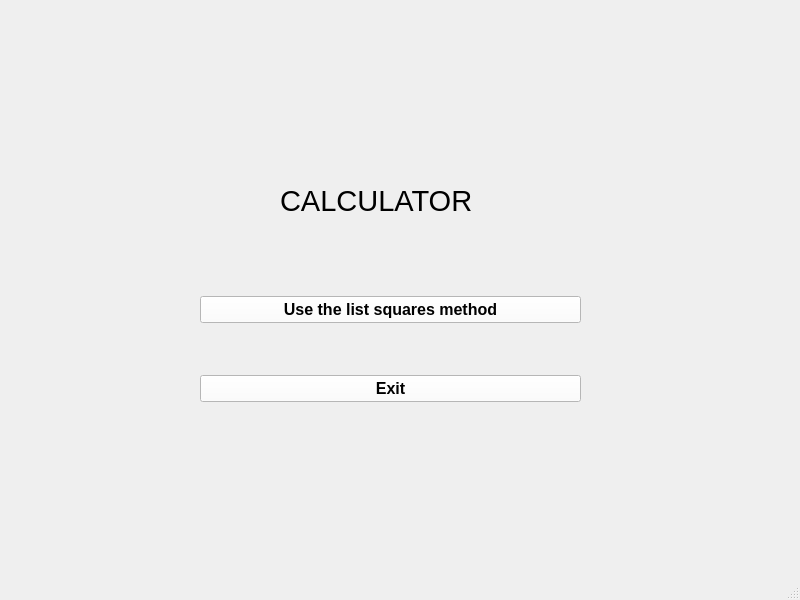
<?xml version="1.0" encoding="UTF-8"?>
<ui version="4.0">
 <class>MainWindow</class>
 <widget class="QMainWindow" name="MainWindow">
  <property name="geometry">
   <rect>
    <x>0</x>
    <y>0</y>
    <width>800</width>
    <height>600</height>
   </rect>
  </property>
  <property name="windowTitle">
   <string>MainWindow</string>
  </property>
  <widget class="QWidget" name="centralwidget">
   <widget class="QLabel" name="label">
    <property name="geometry">
     <rect>
      <x>280</x>
      <y>170</y>
      <width>231</width>
      <height>61</height>
     </rect>
    </property>
    <property name="font">
     <font>
      <pointsize>22</pointsize>
      <fontweight>DemiBold</fontweight>
     </font>
    </property>
    <property name="text">
     <string>CALCULATOR</string>
    </property>
   </widget>
   <widget class="QWidget" name="verticalLayoutWidget">
    <property name="geometry">
     <rect>
      <x>200</x>
      <y>250</y>
      <width>381</width>
      <height>199</height>
     </rect>
    </property>
    <layout class="QVBoxLayout" name="verticalLayout">
     <property name="sizeConstraint">
      <enum>QLayout::SizeConstraint::SetNoConstraint</enum>
     </property>
     <item>
      <widget class="QPushButton" name="errorButton">
       <property name="font">
        <font>
         <pointsize>12</pointsize>
         <italic>false</italic>
         <bold>true</bold>
        </font>
       </property>
       <property name="styleSheet">
        <string notr="true">background-color: white;
color: black;</string>
       </property>
       <property name="text">
        <string>Use the list squares method</string>
       </property>
       <property name="default">
        <bool>false</bool>
       </property>
       <property name="flat">
        <bool>false</bool>
       </property>
      </widget>
     </item>
     <item>
      <widget class="QPushButton" name="exitButton">
       <property name="font">
        <font>
         <pointsize>12</pointsize>
         <bold>true</bold>
        </font>
       </property>
       <property name="styleSheet">
        <string notr="true">background-color: white;
color: black;</string>
       </property>
       <property name="text">
        <string>Exit</string>
       </property>
      </widget>
     </item>
    </layout>
   </widget>
  </widget>
  <widget class="QMenuBar" name="menubar">
   <property name="geometry">
    <rect>
     <x>0</x>
     <y>0</y>
     <width>800</width>
     <height>25</height>
    </rect>
   </property>
  </widget>
  <widget class="QStatusBar" name="statusbar"/>
 </widget>
 <resources/>
 <connections/>
</ui>
